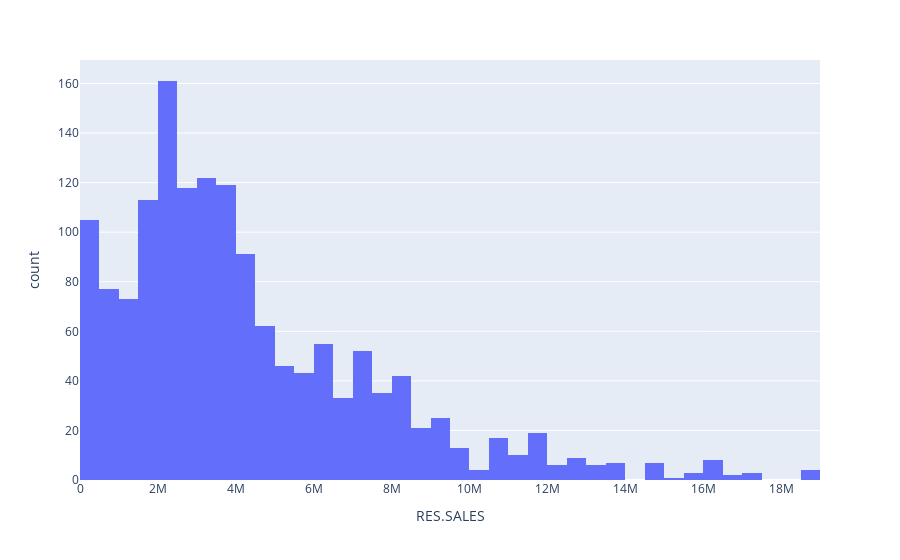

Write notebook code for a chart like this one.
### Code cell
px.histogram(outage, x="RES.SALES")

### Figure 1 — Plotly figure (JSON) as saved in the notebook; plotly's stock layout.template omitted (floating-point values rounded to 4 significant figures; data arrays with more than 128 entries replaced by an {"elided": "..."} marker saying what was removed)
{"data": [{"alignmentgroup": "True", "bingroup": "x", "hovertemplate": "RES.SALES=%{x}<br>count=%{y}<extra></extra>", "legendgroup": "", "marker": {"color": "#636efa", "pattern": {"shape": ""}}, "name": "", "offsetgroup": "", "orientation": "v", "showlegend": false, "type": "histogram", "x": {"elided": "1534 int values"}, "xaxis": "x", "yaxis": "y"}], "layout": {"barmode": "relative", "legend": {"tracegroupgap": 0}, "margin": {"t": 60}, "xaxis": {"anchor": "y", "domain": [0, 1], "title": {"text": "RES.SALES"}}, "yaxis": {"anchor": "x", "domain": [0, 1], "title": {"text": "count"}}}}
